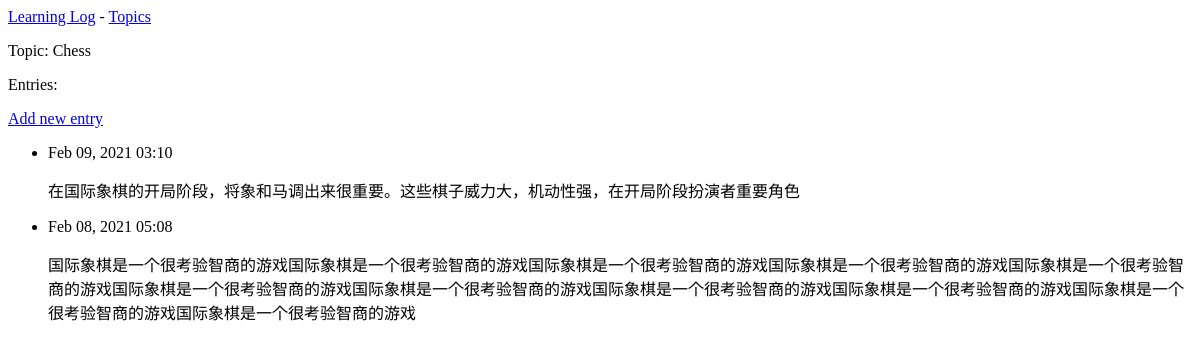
The page /topics/1 on the database as committed earlier.
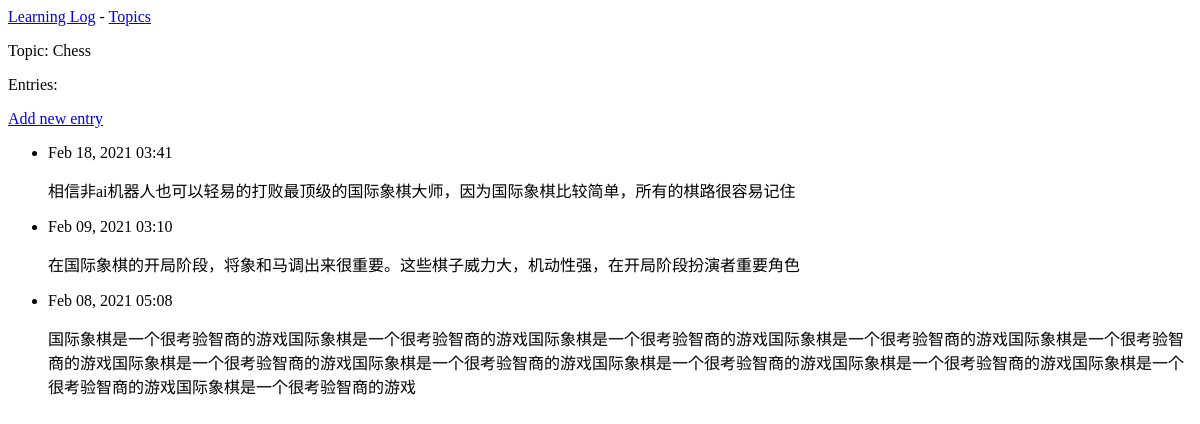
The same page on the database as committed later.
### learning_logs/models.py (models this page shows, shortened)
class Topic(models.Model):
    text = models.CharField(max_length=200)
    date_added = models.DateTimeField(auto_now_add=True)
    def __str__(self):
        return self.text

class Entry(models.Model):
    topic = models.ForeignKey(Topic, on_delete=models.CASCADE)
    text = models.TextField()
    date_added = models.DateTimeField(auto_now_add=True)
    class Meta:
        verbose_name_plural = 'entries'

### learning_logs/views.py (the view)
# urls.py: path('topics/<int:topic_id>', views.topic, name='topic'),
def topic(request, topic_id):
    topic = Topic.objects.get(id=topic_id)
    entries = topic.entry_set.order_by('-date_added')
    context = {'topic' : topic, 'entries' : entries}
    return render(request, 'learning_logs/topic.html', context)

### learning_logs/templates/learning_logs/topic.html
{% extends 'learning_logs/base.html' %}
{% block content %}
  <p>Topic: {{ topic }}</p>
  <p>Entries:</p>
  <p>
    <a href="{% url 'learning_logs:new_entry' topic.id %}">Add new entry</a>
  </p>
  <ul>
  {% for entry in entries %}
    <li>
      <p>{{ entry.date_added|date:'M d, Y H:i' }}</p>
      <p>{{ entry.text|linebreaks }}</p>
    </li>
  {% empty %}
    <li>There are no entries for this topic yet.</li>
  {% endfor %}
  </ul>
{% endblock content %}

### learning_logs/templates/learning_logs/base.html
<p>
    <a href="{% url 'learning_logs:index' %}">Learning Log</a> - <a href="{% url 'learning_logs:topics' %}">Topics</a>
</p>
{% block content %}{% endblock content %}

Rows that differ between the two databases and show on the page:
added Entry: date_added "Feb 18, 2021 03:41", text "相信非ai机器人也可以轻易的打败最顶级的国际象棋大师，因为国际象棋比较简单，所有的棋路很容易记住"
